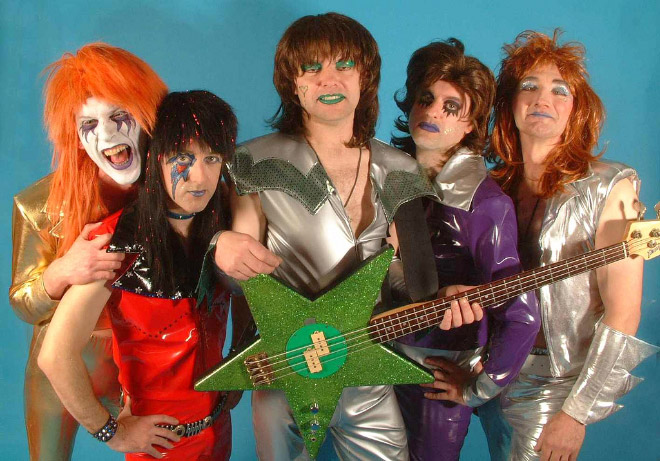
#> input picture Images/band.jpeg, 660 x 461 px
$ python simplereadeShowimg.py   (Python 2 division)
#> lines starting #> are read from the running program, lines starting #| are printed output that depends on the picture
import cv2
from matplotlib import pyplot as plt
import numpy as np

img = cv2.imread('Images/band.jpeg')
#> img is the input picture: shape (461, 660, 3); mean B, G, R 91.2, 105.4, 117.7
print type(img)
#| <class 'numpy.ndarray'>

plt.subplot(122), plt.imshow(img), plt.title('normal read')
plt.xticks([]), plt.yticks([])
plt.show()
imgbgr = cv2.cvtColor(img, cv2.COLOR_RGB2BGR)

plt.subplot(122), plt.imshow(imgbgr), plt.title('converted to BRG color')
plt.xticks([]), plt.yticks([])
plt.show()

imggrey = cv2.cvtColor(imgbgr, cv2.COLOR_BGR2GRAY)
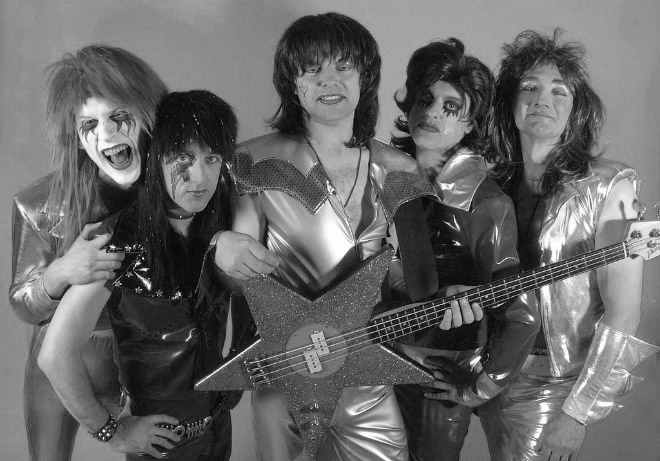
#> imggrey: shape (461, 660); min 0, max 255, mean 102.6
plt.subplot(122), plt.imshow(imggrey), plt.title('BRG to grey')
plt.xticks([]), plt.yticks([])
plt.show()


imgrgbgray = cv2.cvtColor(img, cv2.COLOR_RGB2GRAY)
plt.subplot(122), plt.imshow(imgrgbgray), plt.title('RGB to grey')
plt.xticks([]), plt.yticks([])
plt.show()

$ run again, with Images/manFace.jpeg copied over Images/band.jpeg
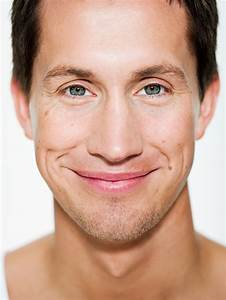
#> input picture Images/manFace.jpeg, 226 x 300 px
#> img is the input picture: shape (300, 226, 3); mean B, G, R 144.4, 162.7, 200.8
#| <class 'numpy.ndarray'>
#> `imggrey = cv2.cvtColor(imgbgr, cv2.COLOR_BGR2GRAY)`:
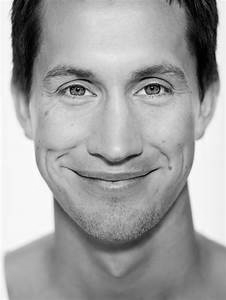
#> imggrey: shape (300, 226); min 0, max 255, mean 161.5

$ run again, with Images/baboon.png saved as Images/band.jpeg
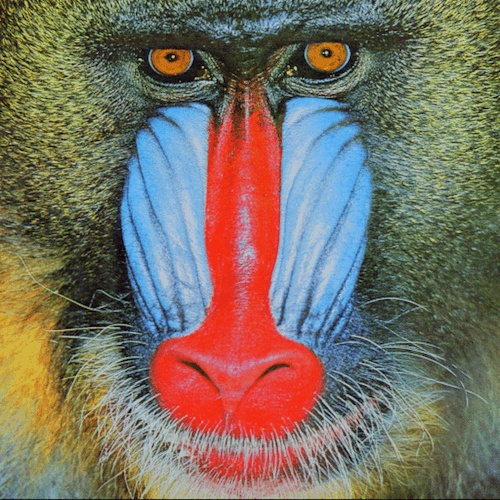
#> input picture Images/baboon.png, 500 x 500 px
#> img is the input picture: shape (500, 500, 3); mean B, G, R 99.3, 112.6, 122.4
#| <class 'numpy.ndarray'>
#> `imggrey = cv2.cvtColor(imgbgr, cv2.COLOR_BGR2GRAY)`:
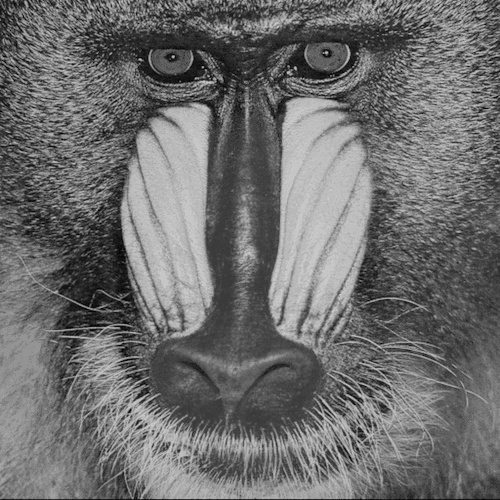
#> imggrey: shape (500, 500); min 3, max 206, mean 109.7
